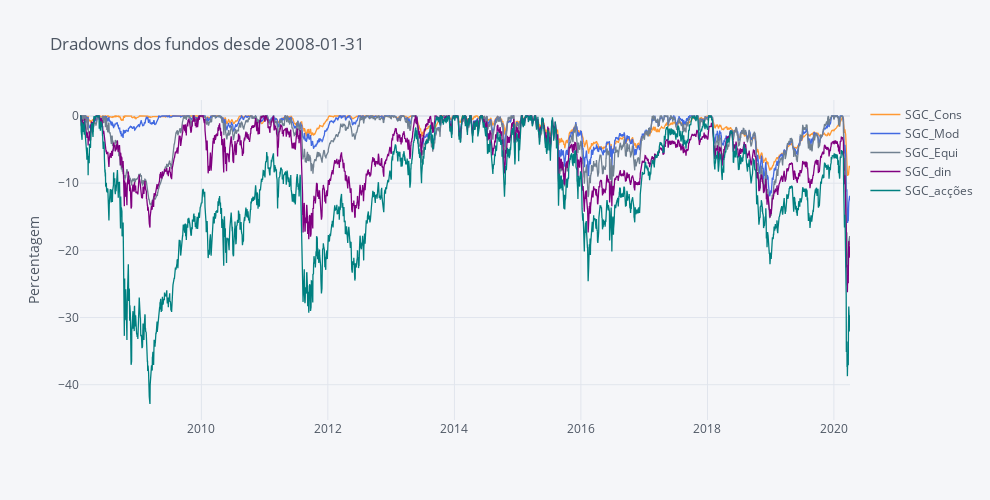

This figure's notebook cell:
### Code cell
DD = compute_drawdowns(fundos)
DD = DD

DD.iplot(title='Dradowns dos fundos desde ' + Begin, yTitle='Percentagem', color=Palette, dimensions=dimensions)

### Figure 1 — Plotly figure (JSON) as saved in the notebook; plotly's stock layout.template omitted (floating-point values rounded to 4 significant figures; data arrays with more than 128 entries replaced by an {"elided": "..."} marker saying what was removed)
{"data": [{"line": {"color": "rgba(255, 153, 51, 1.0)", "dash": "solid", "shape": "linear", "width": 1.3}, "mode": "lines", "name": "SGC_Cons", "text": "", "type": "scatter", "x": {"elided": "3337 str values"}, "y": {"elided": "3337 float values"}}, {"line": {"color": "rgba(65, 105, 225, 1.0)", "dash": "solid", "shape": "linear", "width": 1.3}, "mode": "lines", "name": "SGC_Mod", "text": "", "type": "scatter", "x": {"elided": "3337 str values"}, "y": {"elided": "3337 float values"}}, {"line": {"color": "rgba(112, 128, 144, 1.0)", "dash": "solid", "shape": "linear", "width": 1.3}, "mode": "lines", "name": "SGC_Equi", "text": "", "type": "scatter", "x": {"elided": "3337 str values"}, "y": {"elided": "3337 float values"}}, {"line": {"color": "rgba(128, 0, 128, 1.0)", "dash": "solid", "shape": "linear", "width": 1.3}, "mode": "lines", "name": "SGC_din", "text": "", "type": "scatter", "x": {"elided": "3337 str values"}, "y": {"elided": "3337 float values"}}, {"line": {"color": "rgba(0, 128, 128, 1.0)", "dash": "solid", "shape": "linear", "width": 1.3}, "mode": "lines", "name": "SGC_acções", "text": "", "type": "scatter", "x": {"elided": "3337 str values"}, "y": {"elided": "3337 float values"}}], "layout": {"height": 500, "legend": {"bgcolor": "#F5F6F9", "font": {"color": "#4D5663"}}, "paper_bgcolor": "#F5F6F9", "plot_bgcolor": "#F5F6F9", "title": {"font": {"color": "#4D5663"}, "text": "Dradowns dos fundos desde 2008-01-31"}, "width": 990, "xaxis": {"autorange": true, "gridcolor": "#E1E5ED", "range": ["2008-01-31", "2020-04-03"], "showgrid": true, "tickfont": {"color": "#4D5663"}, "title": {"font": {"color": "#4D5663"}, "text": ""}, "type": "date", "zerolinecolor": "#E1E5ED"}, "yaxis": {"autorange": true, "gridcolor": "#E1E5ED", "range": [-45.25, 2.381], "showgrid": true, "tickfont": {"color": "#4D5663"}, "title": {"font": {"color": "#4D5663"}, "text": "Percentagem"}, "type": "linear", "zerolinecolor": "#E1E5ED"}}}
